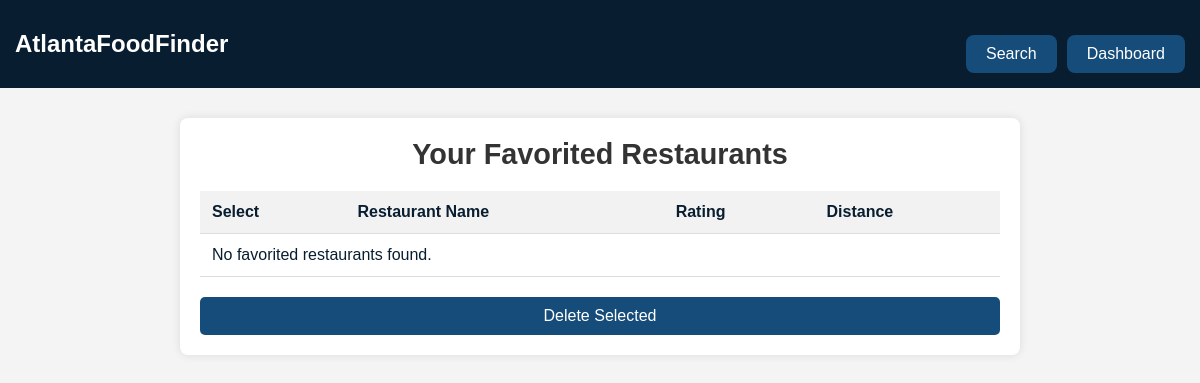
/finder/dashboard/ (signed in), run on an earlier commit of the app's database.
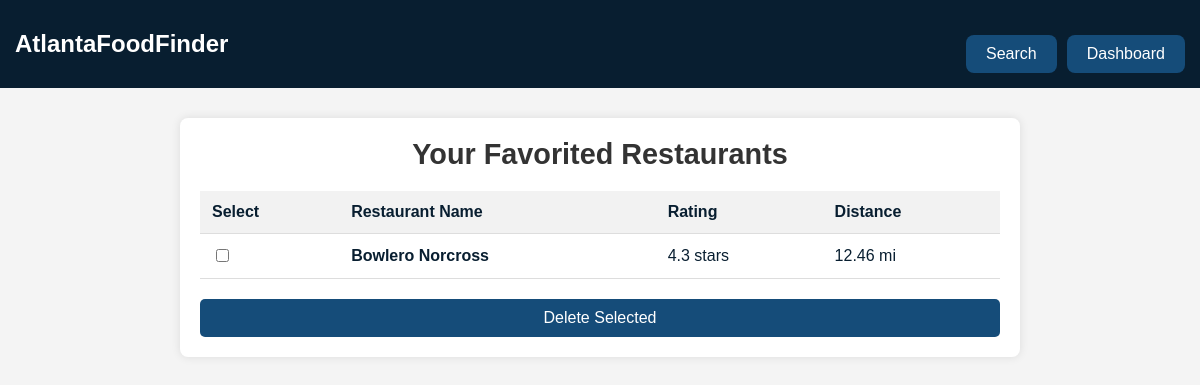
And on a later commit of the database.
### finder/models.py (models this page shows, shortened)
class Favorite(models.Model):
    user = models.ForeignKey(User, on_delete=models.CASCADE)  # Ensures that each favorite is tied to a user
    restaurant_name = models.CharField(max_length=255)
    address = models.CharField(max_length=255)  # Ensure the address is stored
    rating = models.DecimalField(max_digits=3, decimal_places=1)
    distance = models.DecimalField(max_digits=5, decimal_places=2)

### finder/views.py (the view)
# urls.py: path('finder/dashboard/', views.dashboard, name='dashboard'),
@login_required(login_url='my-login')
def dashboard(request):
    favorites = Favorite.objects.filter(user=request.user)
    return render(request, 'finder/dashboard.html', {'favorites': favorites})

### finder/templates/finder/dashboard.html (shortened to what this page needs)
{% extends 'finder/base.html' %}
{% load static %}
{% block content %}
<head>
  <link rel="stylesheet" href="/static/css/dashboard.css">
</head>
<div class="dashboard-container">
  <h1>Your Favorited Restaurants</h1>
  <div class="restaurant-list">
    <table>
      <thead>
        <tr>
          <th>Select</th>
          <th>Restaurant Name</th>
          <th>Rating</th>
          <th>Distance</th>
        </tr>
      </thead>
      <tbody id="restaurant-tbody">
        {% for favorite in favorites %}
        <tr>
          <td>
            <input type="checkbox" class="select-restaurant" value="{{ favorite.id }}">
          </td>
          <td><strong>{{ favorite.restaurant_name }}</strong></td>
          <td>{{ favorite.rating }} stars</td>
          <td>{{ favorite.distance }} mi</td>
        </tr>
        {% empty %}
        <tr>
          <td colspan="4">No favorited restaurants found.</td>
        </tr>
        {% endfor %}
      </tbody>
    </table>
  </div>
  <button id="delete-selected" class="action-btn">Delete Selected</button>
</div>
{% endblock %}

What changed in the data, as far as the page shows it:
added Favorite: restaurant_name "Bowlero Norcross", rating "4.3", distance "12.46"
Also different on the page:
text no longer shown: "No favorited restaurants found."
